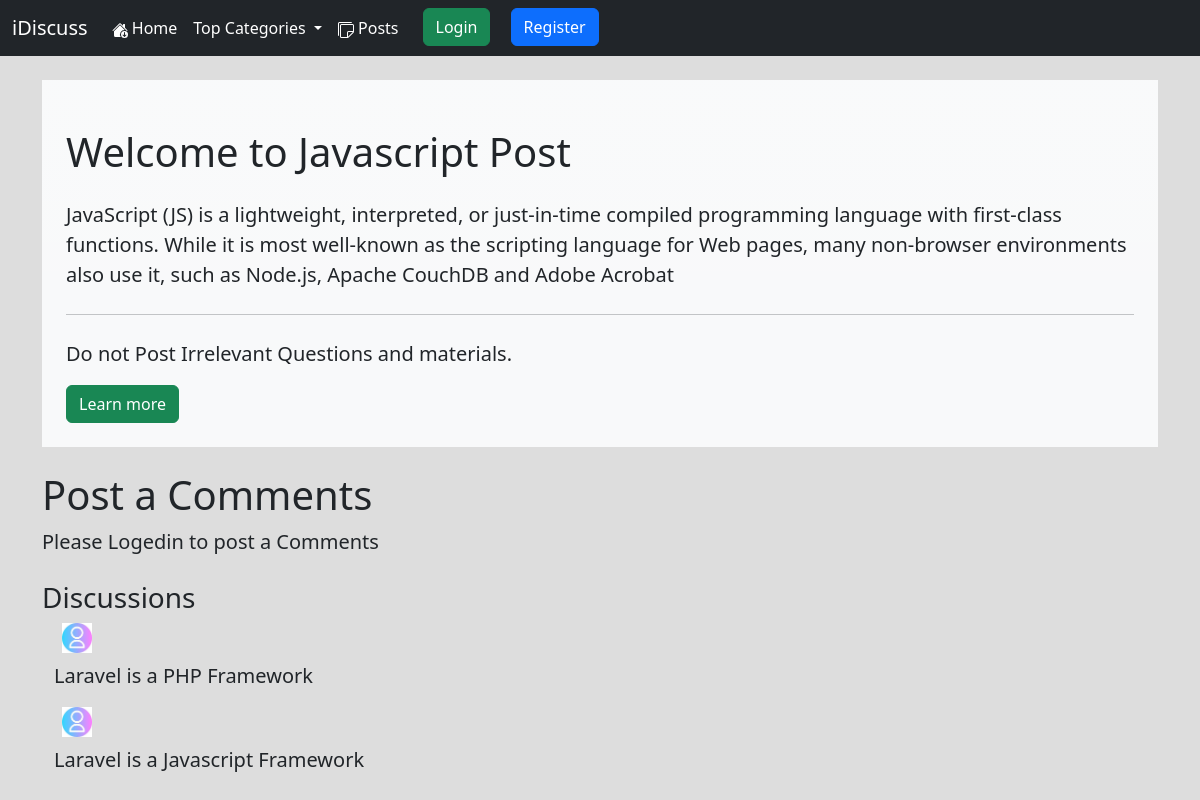
Page /Posthandel/postreccord.php?id=1 on the committed database.
### tables this page shows
CREATE TABLE `posts` (
  `post_id` int NOT NULL,
  `post_title` varchar(111) NOT NULL,
  `post_content` text NOT NULL,
  `post_user_id` int NOT NULL,
  `time` timestamp NOT NULL DEFAULT CURRENT_TIMESTAMP
);

CREATE TABLE `postscomment` (
  `comment_id` int NOT NULL,
  `comment_content` varchar(1000) NOT NULL,
  `comment_user_id` int NOT NULL,
  `time` timestamp NOT NULL DEFAULT CURRENT_TIMESTAMP,
  `comment_post_id` int NOT NULL
);

### Posthandel/postreccord.php (the view, shortened to what this page needs)
<!DOCTYPE html>
<html lang="en">
<head>
    <link href="https://cdn.jsdelivr.net/npm/bootstrap@5.2.2/dist/css/bootstrap.min.css" rel="stylesheet"
>
    <link rel="stylesheet" href="path/to/sweetalert2.css">
    <link rel="stylesheet" href="https://cdn.jsdelivr.net/npm/sweetalert2@10.16.6/dist/sweetalert2.min.css">
</head>
<body>
    <?php
    include '../Partials/_Db-connect.php';
    require '../navbar/_header.php';
    ?>
    <?php
    $id = $_GET['id'];
    $sql = "SELECT * FROM `posts` WHERE `post_id` = $id";
    $result = mysqli_query($conn, $sql);
    while ($row = mysqli_fetch_assoc($result)) {
        $post_title = $row['post_title'];
        $post_content = $row['post_content'];
    }
    ?>
    <div class="container my-4">
        <div class="jumbotron  bg-light bg-gradient p-4">
            <h1 class="display-6 my-4">Welcome to <?php echo $post_title; ?> Post</h1>
            <p class="lead"><?php echo $post_content; ?></p>
            <hr class="my-4">
            <p class="display-7 lead">Do not Post Irrelevant Questions and materials.</p>
            <a class="btn btn-success btn" href="#" role="button">Learn more</a>
        </div>
    </div>
    <?php
    if (isset($_SESSION['loggedin']) && $_SESSION['loggedin'] == true) {
        echo '
        <div class="container">
            <h1>Post a Comment</h1>
            <form action="' . $_SERVER["REQUEST_URI"] . '" method="post"  id="commentForm">
                <div class="form-group">
                    <label for="exampleInputEmail1">Leave a comment here</label>
                    <div class="form-floating">
<textarea class="form-control my-3" placeholder="Leave a comment here" id="content" name="content" rows="3"></textarea>
                    </div>
                </div>
                <button type="submit" class="btn btn-success my-2">Submit</button>
            </form>
        </div>';
    } else {
        echo
        '<div class="container">
       <h1>Post a Comments</h1>
       <p class="lead">Please Logedin to post a Comments</p>
       </div>';
    }
    ?>
    <div class="container my-4">
        <h3 class="display-7">Discussions</h3>
        <?php
        $id = $_GET['id'];
        $sql = "SELECT * FROM `postscomment` WHERE `comment_post_id` = $id";
        $result = mysqli_query($conn, $sql);
        while ($row = mysqli_fetch_assoc($result)) {
            $content = $row['comment_content'];
            echo '
            <div class="container">
                <div class="media ">
                    <img src="./userdeafult.jpg" alt="" width="30" class="mx-2">
                    <div class="media-body my-2">
                        <p class="lead display-8">' . $content . '</p>
                    </div>
                </div>
            </div>';
        }
        ?>
    </div>
</body>
</html>

### Posthandel/postreccord.php (style rules this page uses)
body { background: #ddd; }

### rows in the picture
posts: post_title "Javascript", post_content "JavaScript (JS) is a lightweight, interpreted, or just-in-time compiled programming language with first-class functions. While it is most well-known as the scripting language for Web pages, many non-browser environments also use it, such as Node.js, Apache CouchDB and Adobe Acrobat"
postscomment: comment_content "Laravel is a PHP Framework"
postscomment: comment_content "Laravel is a Javascript Framework"
